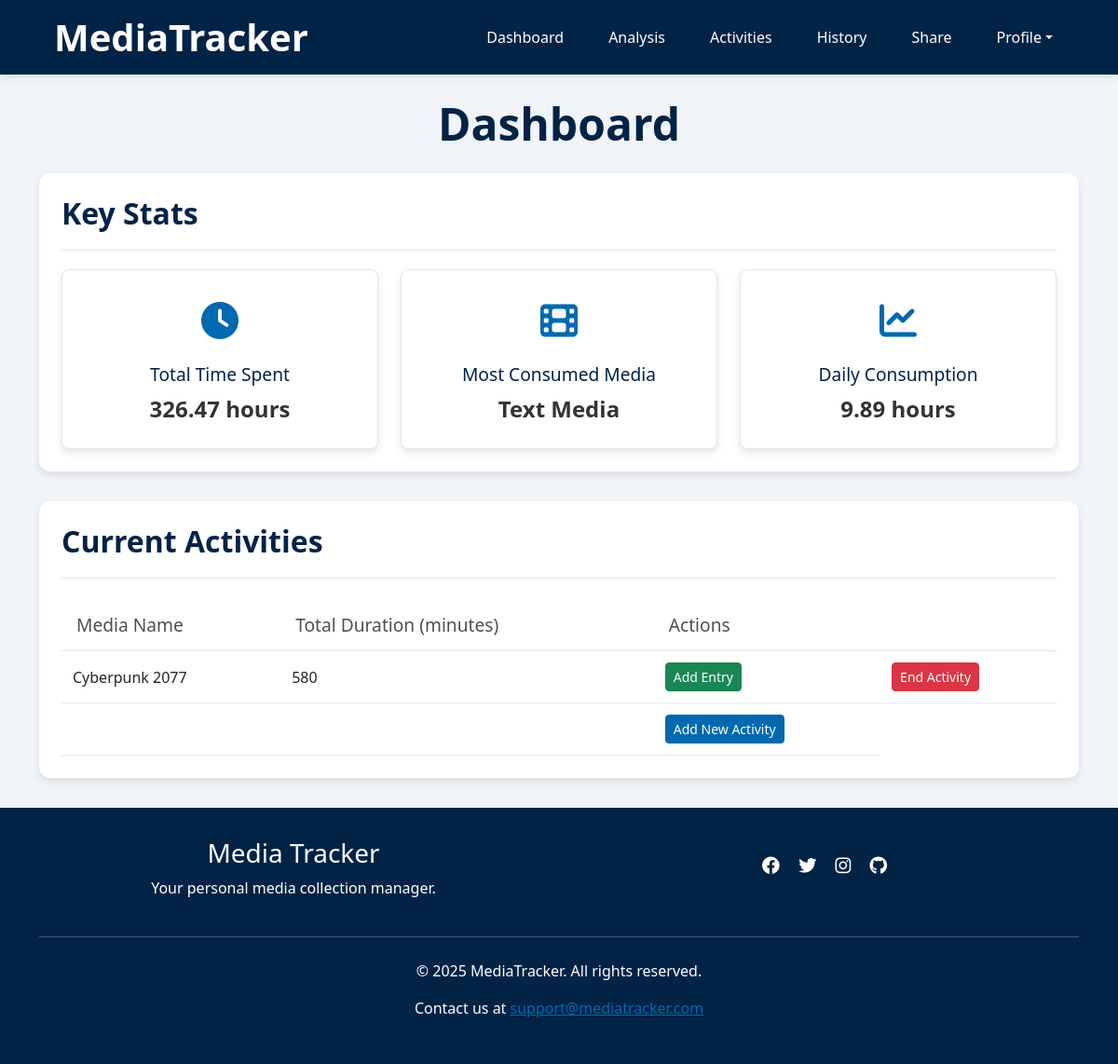
Page /dashboard (signed in) on the earlier database version.
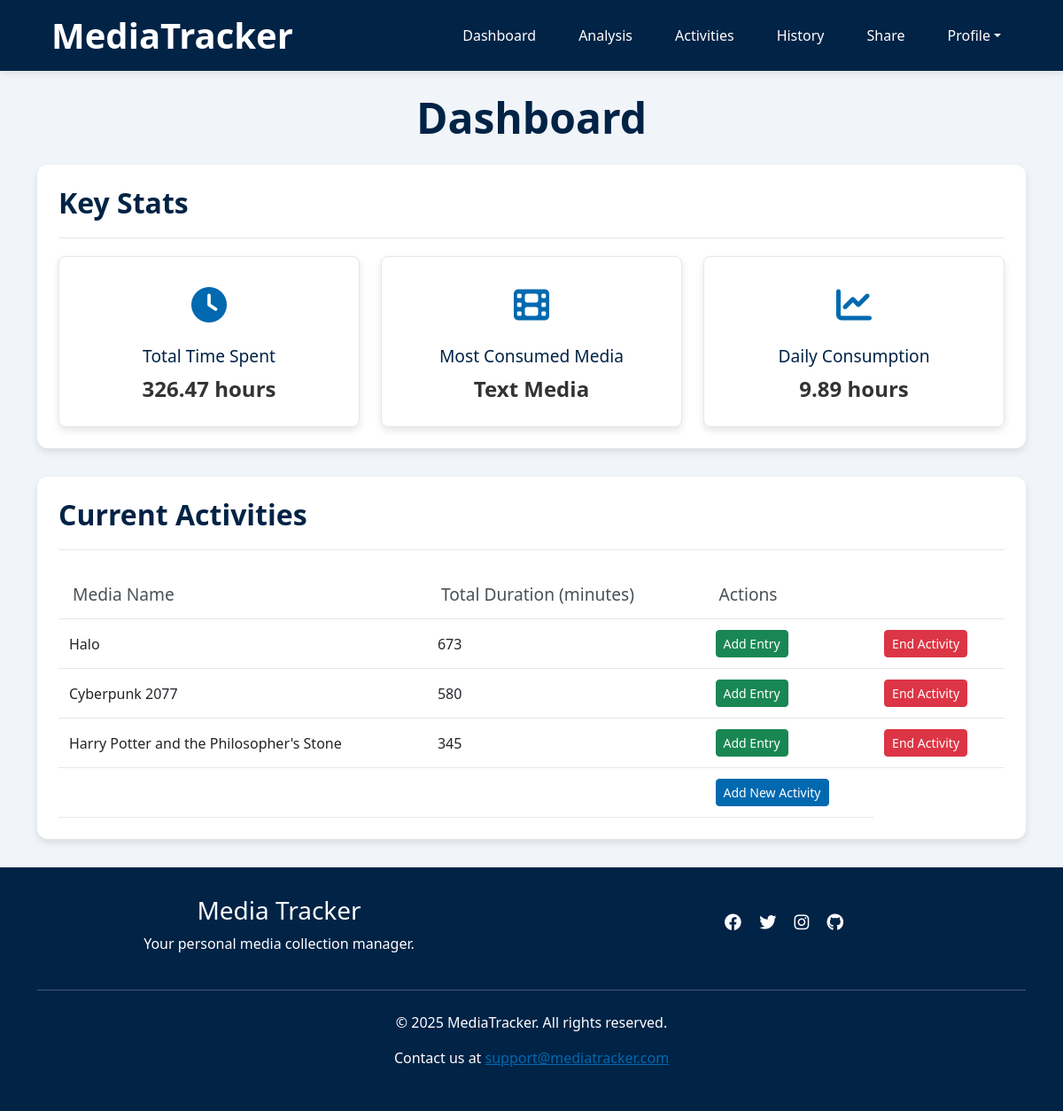
Same page on the later database version.
### app/models.py (models this page shows)
class Activities(db.Model):
    __tablename__ = 'Activities'
    id = db.Column(db.Integer, primary_key=True)
    username = db.Column(db.String(80), db.ForeignKey('Users.username'), nullable=False)
    media_type = db.Column(db.String(50), nullable=False)
    media_subtype = db.Column(db.String(50), nullable=True)
    media_name = db.Column(db.String(120), nullable=False)
    status = db.Column(db.String(20), nullable=False, default='ongoing')
    start_date = db.Column(db.Date, nullable=True)
    end_date = db.Column(db.Date, nullable=True)
    rating = db.Column(db.Float, nullable=True)
    comment = db.Column(db.Text, nullable=True)
    media_entries = db.relationship('Entries', backref='activity')

### app/routes.py (the view)
@blueprint.route('/dashboard', methods=['GET'])
@login_required
def dashboard():
    result = get_dashboard_data(current_user.username)
    if result: return result

### app/helpers/dashboard_functions.py (called while the page is built)
def get_dashboard_data(username):
    add_entry_form = AddEntryForm()  # Create an instance of the AddEntryForm
    end_activity_form = EndActivityForm()  # Create an instance of the EndActivityForm
    add_activity_form = AddActivityForm()  # Create an instance of the AddActivityForm
    stats = get_user_statistics(username)
    current_activities = get_current_activities(username)
    return render_template(
        'dashboard.html',
        total_time=stats['total_time'],
        most_consumed_media=stats['most_consumed_media'],
        daily_average_time=stats['daily_average_time'],
        current_activities=current_activities,
        add_entry_form=add_entry_form,
        end_activity_form=end_activity_form,
        add_activity_form=add_activity_form
    )

def get_current_activities(username):
    current_activities = Activities.query.filter_by(username=username, status='ongoing').all()
    activities = []
    for activity in current_activities:
        total_duration = db.session.query(
            func.sum(Entries.duration)
        ).filter_by(activity_id=activity.id).scalar()
        activities.append({
            "media_name": activity.media_name,
            "media_type": activity.media_type,
            "total_duration": total_duration or 0,
            "activity_id": activity.id
        })
    return activities

### app/models.py (called while the page is built)
@login.user_loader
def load_user(username):
    return db.session.get(Users, username)

### app/templates/dashboard.html (shortened to what this page needs)
{% extends "base.html" %}
{% block content %}
<div class="container">
    <h1 class="text-center page-title">Dashboard</h1>
     <section class="section wow fadeInUp" data-wow-duration="0.2s" data-wow-delay="0.05s">
        <div class="section-header">
            <h2 class="section-title">Key Stats</h2>
        </div>
        <div class="stats-grid">
            <div class="stats-metric-card">
                <div class="stats-icon clock">
                    <i class="fas fa-clock"></i>
                </div>
                <div class="container">
                    <div class="stats-info"><h3>Total Time Spent</h3></div>
                    <div class="stats-info"><p>{{ total_time }} hours</p></div>
                </div>
            </div>
            <div class="stats-metric-card">
                <div class="stats-icon film">
                    <i class="fas fa-film"></i>
                </div>
                <div class="container">
                    <div class="stats-info"><h3>Most Consumed Media</h3></div>
                    <div class="stats-info"><p>{{ most_consumed_media }}</p></div>
                </div>
            </div>
            <div class="stats-metric-card">
                <div class="stats-icon chart">
                    <i class="fas fa-chart-line"></i>
                </div>
                <div class="container">
                    <div class="stats-info"><h3>Daily Consumption</h3></div>
                    <div class="stats-info"><p>{{ daily_average_time }} hours</p></div>
                </div>
            </div>
        </div>
    </section>
    <section class="section wow fadeInUp" data-wow-duration="0.2s" data-wow-delay="0.1s">
        <div class="section-header" style="margin-bottom: 0;">
            <h2 class="section-title">Current Activities</h2>
        </div>
        <div  class="table-container">
        <table>
            <thead>
                <tr>
                    <th>Media Name</th>
                    <th>Total Duration (minutes)</th>
                    <th>Actions</th>
                    <th></th>
                </tr>
            </thead>
            <tbody>
                {% for activity in current_activities %}
                <tr>
                    <td>{{ activity.media_name }}</td>
                    <td>{{ activity.total_duration }}</td>
                    <td>
                        <button class="btn btn-success btn-sm" data-bs-toggle="modal" data-bs-target="#addEntryModal" data-activity-id="{{ activity.activity_id }}">Add Entry</button>
                    </td>
                    <td>
                        <button class="btn btn-danger btn-sm" data-bs-toggle="modal" data-bs-target="#endActivityModal" data-activity-id="{{ activity.activity_id }}">End Activity</button>
                    </td>
                </tr>
                {% endfor %}
                <tr>
                    <td></td><td></td>
                    <td><button class="btn btn-primary btn-sm" data-bs-toggle="modal" data-bs-target="#addActivityModal">Add New Activity</button></td>
                </tr>
            </tbody>
        </table>
        </div>
    </section>
</div>
{% endblock %}

### app/templates/base.html (shortened to what this page needs)
<!DOCTYPE html>
<html lang="en">
<head>
    <link rel="stylesheet" href="https://cdn.jsdelivr.net/npm/bootstrap@5.3.3/dist/css/bootstrap.min.css">
    <link rel="stylesheet" href="https://cdnjs.cloudflare.com/ajax/libs/font-awesome/6.4.0/css/all.min.css">
    <link rel="stylesheet" href="{{ url_for('static', filename='styles.css') }}">
    <link rel="stylesheet" href="{{ url_for('static', filename='css/animate.css') }}">
</head>
<body>
    <header role="banner">
        <div class="container">
            <div class="header-container">
                <h1>MediaTracker</h1>
                <nav role="navigation" aria-label="Main navigation">
                    <ul>
                        {% if current_user.is_authenticated %}
                            <li><a href="/dashboard">Dashboard</a></li>
                            <li><a href="/analysis">Analysis</a></li>
                            <li><a href="/activities">Activities</a></li>
                            <li><a href="/viewdata">History</a></li>
                            <li><a href="/sharedata">Share</a></li>
                            <li class="dropdown">
                                <a href="#" class="dropdown-toggle" data-bs-toggle="dropdown" aria-expanded="false">Profile</a>
                            </li>
                        {% else %}
                            <li><a href="#" data-bs-toggle="modal" data-bs-target="#registerModal">Register</a></li>
                            <li><a href="#" data-bs-toggle="modal" data-bs-target="#loginModal">Login</a></li>
                        {% endif %}
                    </ul>
                </nav>
            </div>
        </div>
    </header>
    <main role = "main">
         <div class="content-container">
             {% block content %}{% endblock %}
         </div>
    </main>
    <footer role =  "contentinfo">
        <div class="footer-container">
            <div class="container">
                <div class="row">
                    <div class="col-md-6">
                        <h3>Media Tracker</h3>
                        <p>Your personal media collection manager.</p>
                    </div>
                    <div class="col-md-6">
                        <div class="social-icons">
                            <a href="#"><i class="fab fa-facebook"></i></a>
                            <a href="#"><i class="fab fa-twitter"></i></a>
                            <a href="#"><i class="fab fa-instagram"></i></a>
                            <a href="https://github.com/LeweiXu/CITS3403-Project"><i class="fab fa-github"></i></a>
                        </div>
                    </div>
                </div>
                <hr class="my-4">
                <p>&copy; 2025 MediaTracker. All rights reserved.</p>
                <p>Contact us at <a href="mailto:support@mediatracker.com">support@mediatracker.com</a></p>
            </div>
        </div>
    </footer>
</body>
</html>

### app/static/styles.css (style rules this page uses)
:root { --primary-color: #0069af; --secondary-color: #002346; --background-color:#f1f5f9; --light-border: #e2e8f0; }
body { font-family: 'Segoe UI', Tahoma, Geneva, Verdana, sans-serif; background-color: var(--background-color); }
header { background-color: var(--secondary-color); padding: 1rem 0; box-shadow: 0 2px 10px rgba(0,0,0,0.1); }
.header-container { display: flex; justify-content: space-between; align-items: center; padding: 0 1rem; }
header h1 { color: white; margin: 0; font-weight: 700; }
h1 { margin-top: 1.5rem; margin-bottom: 1.5rem; }
nav ul { display: flex; list-style: none; margin: 0; padding: 0; }
nav ul li { margin-left: 1.5rem; }
nav ul li a { color: white; text-decoration: none; font-weight: 500; transition: color 0.3s; padding: 0.5rem 0.75rem; border-radius: 4px; }
html, body { height: 100%; margin: 0; padding: 0; }
body { display: flex; flex-direction: column; }
main { flex: 1; }
.footer-container { background-color: var(--secondary-color); color: white; padding: 2rem 0; text-align: center; }
footer a { color: var(--primary-color); }
table { width: 100%; border-collapse: collapse; }
th { background-color: #ffffff; padding: 0.75rem 1rem; text-align: left; font-weight: 500; color: #495057; border-bottom: 1px solid var(--light-border); font-size: 1.2rem; }
td { padding: 0.75rem; border-bottom: 1px solid var(--light-border); vertical-align: middle; }
thead { padding: 0.75rem 1rem; }
.table-container { overflow-x: auto; margin-top: 1.5rem; }
.social-icons { margin-top: 1rem; }
.social-icons a { color: white; margin: 0 0.5rem; font-size: 1.2rem; }
.btn-primary { background-color: var(--primary-color); border-color: var(--primary-color); }
.section-header { display: flex; justify-content: space-between; align-items: center; margin-bottom: 1.25rem; padding-bottom: 0.5rem; border-bottom: 1px solid var(--light-border); }
.section { background: white; border-radius: 0.75rem; box-shadow: 0 4px 8px rgba(0,0,0,0.1); padding: 1.5rem; margin-bottom: 2rem; }
.section-title { font-size: 2rem; font-weight: bold; margin-bottom: 0.75rem; color: var(--secondary-color); }
.page-title { font-size: 3rem; font-weight: bold; margin-bottom: 1.5rem; color: var(--secondary-color); }
.stats-grid { display: grid; grid-template-columns: repeat(auto-fit, minmax(250px, 1fr)); gap: 1.5rem; }
.stats-metric-card { background-color: #ffffff; border-radius: 8px; padding: 1.5rem; flex: 0 1 280px; box-shadow: 0 4px 8px rgba(0,0,0,0.1); text-align: center; transition: transform 0.3s, box-shadow 0.3s; border: 1px solid #e2e8f0; }
.stats-icon { font-size: 2.5rem; color: var(--primary-color); margin-bottom: 1rem; }
.stats-info h3 { font-size: 1.2rem; color: var(--secondary-color); margin-bottom: 0.5rem; }
.stats-info p { font-size: 1.5rem; font-weight: 600; margin: 0; color: #333333; }
.wow { visibility: hidden; }
.wow.animated { visibility: visible; }

Differences in the rows shown:
now on this page (row edited): Activities: media_name "Halo", total_duration "673"
now on this page (row edited): Activities: media_name "Harry Potter and the Philosopher's Stone", total_duration "345"
